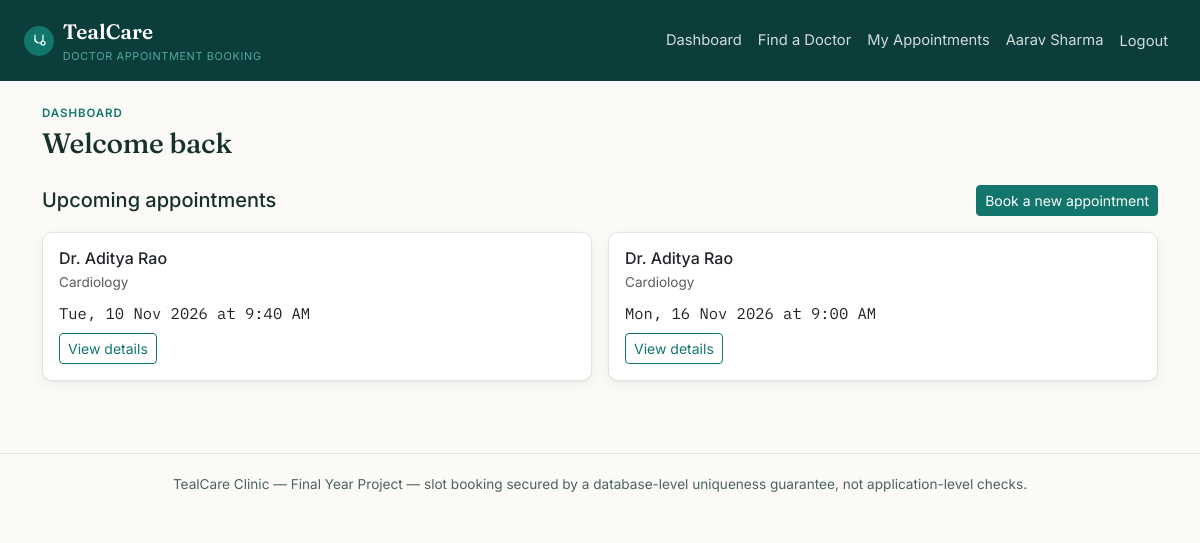
The app's page /patient/dashboard (signed in) with its own data.
### tables this page shows
CREATE TABLE users (
    id INT AUTO_INCREMENT PRIMARY KEY,
    role ENUM('admin','doctor','patient') NOT NULL,
    name VARCHAR(150) NOT NULL,
    email VARCHAR(190) NOT NULL UNIQUE,
    password_hash VARCHAR(255) NOT NULL,
    phone VARCHAR(20) NULL,
     
    staff_code VARCHAR(20) NULL UNIQUE,
     
     
    status ENUM('active','suspended') NOT NULL DEFAULT 'active',
    reset_token VARCHAR(64) NULL,
    reset_token_expires_at DATETIME NULL,
    created_at TIMESTAMP NOT NULL DEFAULT CURRENT_TIMESTAMP
);

CREATE TABLE appointments (
    id INT AUTO_INCREMENT PRIMARY KEY,
    patient_id INT NOT NULL,
    doctor_id INT NOT NULL,
     
     
    reservation_id INT NULL,
    appointment_date DATE NOT NULL,
    start_time TIME NOT NULL,
    end_time TIME NOT NULL,
    status ENUM('booked','completed','cancelled','no_show') NOT NULL DEFAULT 'booked',
    notes TEXT NULL,
    cancelled_by VARCHAR(20) NULL,
     
     
    is_stress_test TINYINT(1) NOT NULL DEFAULT 0,
    created_at TIMESTAMP NOT NULL DEFAULT CURRENT_TIMESTAMP,
    updated_at TIMESTAMP NOT NULL DEFAULT CURRENT_TIMESTAMP ON UPDATE CURRENT_TIMESTAMP,
    FOREIGN KEY (patient_id) REFERENCES users(id),
    FOREIGN KEY (doctor_id) REFERENCES doctors(id),
    FOREIGN KEY (reservation_id) REFERENCES slot_reservations(id) ON DELETE SET NULL,
    INDEX idx_doctor_date (doctor_id, appointment_date),
    INDEX idx_patient (patient_id)
);

CREATE TABLE specializations (
    id INT AUTO_INCREMENT PRIMARY KEY,
    name VARCHAR(100) NOT NULL UNIQUE,
    description VARCHAR(255) NULL
);

### app/views/patient/dashboard.php (the view, shortened to what the rows shown need)
<p class="eyebrow mb-1">Dashboard</p>
<h1 class="h3 mb-4">Welcome back</h1>
<div class="d-flex justify-content-between align-items-center mb-3">
    <h5 class="mb-0">Upcoming appointments</h5>
    <a href="<?= Router::url('/patient/doctors') ?>" class="btn btn-tc btn-sm">Book a new appointment</a>
</div>
<?php if (empty($upcoming)): ?>
    <div class="card card-tc"><div class="card-body text-center text-muted py-5">
        No upcoming appointments yet. <a href="<?= Router::url('/patient/doctors') ?>">Find a doctor &rarr;</a>
    </div></div>
<?php else: ?>
    <div class="row g-3">
        <?php foreach ($upcoming as $a): ?>
            <div class="col-md-6">
                <div class="card card-tc h-100">
                    <div class="card-body">
                        <h6 class="mb-1"><?= htmlspecialchars($a['doctor_name'], ENT_QUOTES) ?></h6>
                        <p class="text-muted small mb-2"><?= htmlspecialchars($a['specialization_name'], ENT_QUOTES) ?></p>
                        <p class="mb-2 mono"><?= date('D, j M Y', strtotime($a['appointment_date'])) ?> at <?= date('g:i A', strtotime($a['start_time'])) ?></p>
                        <a href="<?= Router::url('/patient/appointments/' . $a['id'] . '/confirmation') ?>" class="btn btn-sm btn-outline-tc">View details</a>
                    </div>
                </div>
            </div>
        <?php endforeach; ?>
    </div>
<?php endif; ?>

### core/Router.php (shortened to what the rows shown need)
<?php
class Router
{
    private array $routes = ['GET' => [], 'POST' => []];
    private static string $basePath = '';
    public static function setBasePath(string $path): void
    {
        self::$basePath = rtrim($path, '/');
    }
    public static function url(string $path = ''): string
    {
        return self::$basePath . $path;
    }
    public function get(string $pattern, array $handler): void
    {
        $this->routes['GET'][$pattern] = $handler;
    }
    public function post(string $pattern, array $handler): void
    {
        $this->routes['POST'][$pattern] = $handler;
    }
    public function dispatch(string $method, string $uri): void
    {
        $path = parse_url($uri, PHP_URL_PATH) ?? '/';
        $path = rtrim($path, '/');
        foreach ($this->routes[$method] ?? [] as $pattern => $handler) {
            $params = $this->match($pattern, $path);
            if ($params !== null) {
                [$controllerClass, $action] = $handler;
                $controller = new $controllerClass();
                call_user_func_array([$controller, $action], $params);
                return;
            }
        }
    }
    private function match(string $pattern, string $path): ?array
    {
        $regex = preg_replace('#\{[a-zA-Z_]+\}#', '([^/]+)', $pattern);
        $regex = rtrim($regex, '/');
        if ($regex === '') {
            $regex = '/';
        }
        if (!preg_match('#^' . $regex . '$#', $path, $matches)) {
            return null;
        }
        array_shift($matches);
        return $matches;
    }
}

### app/views/partials/header.php (shortened to what the rows shown need)
<?php
$currentUser = Auth::user();
?>
<!doctype html>
<html lang="en">
<head>
    <link href="https://cdn.jsdelivr.net/npm/bootstrap@5.3.3/dist/css/bootstrap.min.css" rel="stylesheet">
    <link href="<?= Router::url('/assets/css/style.css') ?>" rel="stylesheet">
</head>
<body>
<nav class="navbar navbar-expand-lg navbar-tc">
    <div class="container-fluid px-3 px-lg-4">
        <a class="navbar-brand" href="<?= Router::url($currentUser ? \App\Controllers\AuthController::roleHome($currentUser['role']) : '/login') ?>">
            <span class="brand-mark">
            </span>
            <span>TealCare<small>Doctor Appointment Booking</small></span>
        </a>
        <div class="collapse navbar-collapse" id="navMain">
            <ul class="navbar-nav ms-auto align-items-lg-center">
                <?php if ($currentUser && $currentUser['role'] === 'admin'): ?>
                    <li class="nav-item"><a class="nav-link" href="<?= Router::url('/admin/dashboard') ?>">Dashboard</a></li>
                    <li class="nav-item"><a class="nav-link" href="<?= Router::url('/admin/doctors') ?>">Doctors</a></li>
                    <li class="nav-item"><a class="nav-link" href="<?= Router::url('/admin/specializations') ?>">Specializations</a></li>
                    <li class="nav-item"><a class="nav-link" href="<?= Router::url('/admin/board') ?>">Today's Board</a></li>
                    <li class="nav-item"><a class="nav-link" href="<?= Router::url('/admin/appointments') ?>">Appointments</a></li>
                    <li class="nav-item"><a class="nav-link" href="<?= Router::url('/admin/patients') ?>">Patients</a></li>
                    <li class="nav-item"><a class="nav-link" href="<?= Router::url('/admin/stress-test') ?>">Stress Test</a></li>
                    <li class="nav-item"><a class="nav-link" href="<?= Router::url('/admin/audit-log') ?>">Audit &amp; Reports</a></li>
                <?php elseif ($currentUser): ?>
                    <li class="nav-item"><a class="nav-link" href="<?= Router::url('/patient/dashboard') ?>">Dashboard</a></li>
                    <li class="nav-item"><a class="nav-link" href="<?= Router::url('/patient/doctors') ?>">Find a Doctor</a></li>
                    <li class="nav-item"><a class="nav-link" href="<?= Router::url('/patient/appointments') ?>">My Appointments</a></li>
                <?php endif; ?>
                <?php if ($currentUser): ?>
                    <li class="nav-item"><a class="nav-link" href="<?= Router::url('/account') ?>"><?= htmlspecialchars($currentUser['name'], ENT_QUOTES) ?></a></li>
                    <li class="nav-item">
                        <form method="post" action="<?= Router::url('/logout') ?>" class="d-inline">
                            <button type="submit" class="btn btn-link nav-link" style="border:0;">Logout</button>
                        </form>
                    </li>
                <?php else: ?>
                    <li class="nav-item"><a class="nav-link" href="<?= Router::url('/login') ?>">Login</a></li>
                    <li class="nav-item"><a class="nav-link" href="<?= Router::url('/register') ?>">Register</a></li>
                <?php endif; ?>
            </ul>
        </div>
    </div>
</nav>
<div class="container py-4">

### records on screen
users: name "Aarav Sharma"
appointments: users.name "Dr. Aditya Rao", specializations.name "Cardiology", appointment_date "Tue, 10 Nov 2026", start_time "9:40 AM"
appointments: users.name "Dr. Aditya Rao", specializations.name "Cardiology", appointment_date "Mon, 16 Nov 2026", start_time "9:00 AM"
